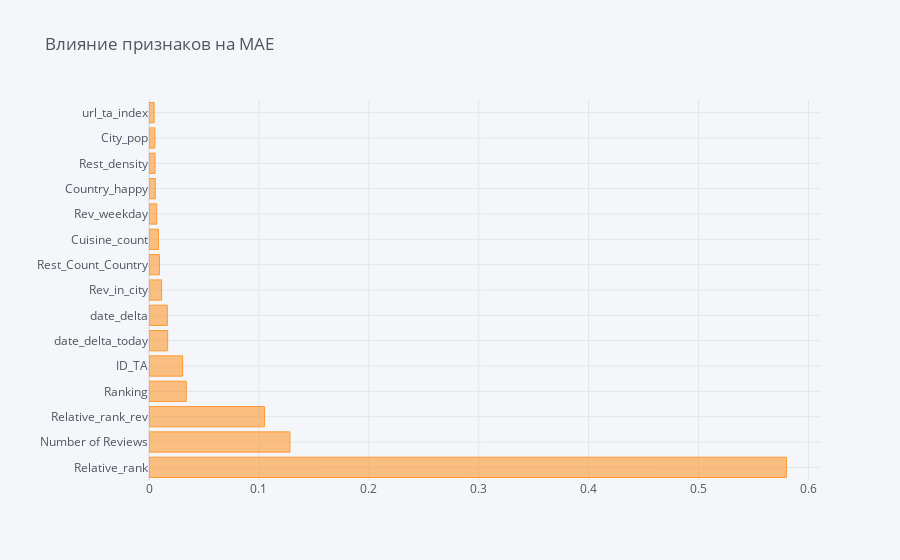

Write notebook code for a chart like this one.
### Markdown cell above
**Промежуточный тест МАЕ:**

### Code cell
df_tmp = df[[
    'Ranking', 'Rating', 'Price Range', 'Number of Reviews', 'Cuisine_Style_isNAN', 'Price_Range_isNAN', 'Number_of_Reviews_isNAN', 'Rest_counts', 'City_pop', 'Rest_density', 'Capital', 'Rest_Count_Country', 'Rest_City_concentration', 'Country_crime', 'Country_happy', 'Cuisine_count', 'Relative_rank', 'Rev_in_city', 'Relative_rank_rev', 'Rev_Terrible', 'Rev_Horrible', 'Rev_Not_good', 'Rev_Disappointing', 'Rev_Worst', 'Rev_Better', 'Rev_Bad', 'Rev_Excellent', 'Rev_Best', 'Rev_Amazing', 'Rev_Great', 'date_delta', 'date_delta_today', 'Rev_year', 'Rev_weekday', 'ID_TA', 'url_ta_index'
]]

mae_test(df_tmp)

### Figure 1 — Plotly figure (JSON) as saved in the notebook; plotly's stock layout.template omitted (floating-point values rounded to 4 significant figures)
{"data": [{"marker": {"color": "rgba(255, 153, 51, 0.6)", "line": {"color": "rgba(255, 153, 51, 1.0)", "width": 1}}, "name": "None", "orientation": "h", "text": "", "type": "bar", "x": [0.58, 0.1282, 0.1051, 0.03397, 0.0306, 0.01697, 0.0167, 0.01147, 0.009527, 0.008593, 0.007039, 0.005713, 0.005447, 0.005353, 0.004667], "y": ["Relative_rank", "Number of Reviews", "Relative_rank_rev", "Ranking", "ID_TA", "date_delta_today", "date_delta", "Rev_in_city", "Rest_Count_Country", "Cuisine_count", "Rev_weekday", "Country_happy", "Rest_density", "City_pop", "url_ta_index"]}], "layout": {"legend": {"bgcolor": "#F5F6F9", "font": {"color": "#4D5663"}}, "paper_bgcolor": "#F5F6F9", "plot_bgcolor": "#F5F6F9", "title": {"font": {"color": "#4D5663"}, "text": "Влияние признаков на МАЕ"}, "xaxis": {"gridcolor": "#E1E5ED", "showgrid": true, "tickfont": {"color": "#4D5663"}, "title": {"font": {"color": "#4D5663"}, "text": ""}, "zerolinecolor": "#E1E5ED"}, "yaxis": {"gridcolor": "#E1E5ED", "showgrid": true, "tickfont": {"color": "#4D5663"}, "title": {"font": {"color": "#4D5663"}, "text": ""}, "zerolinecolor": "#E1E5ED"}}}
